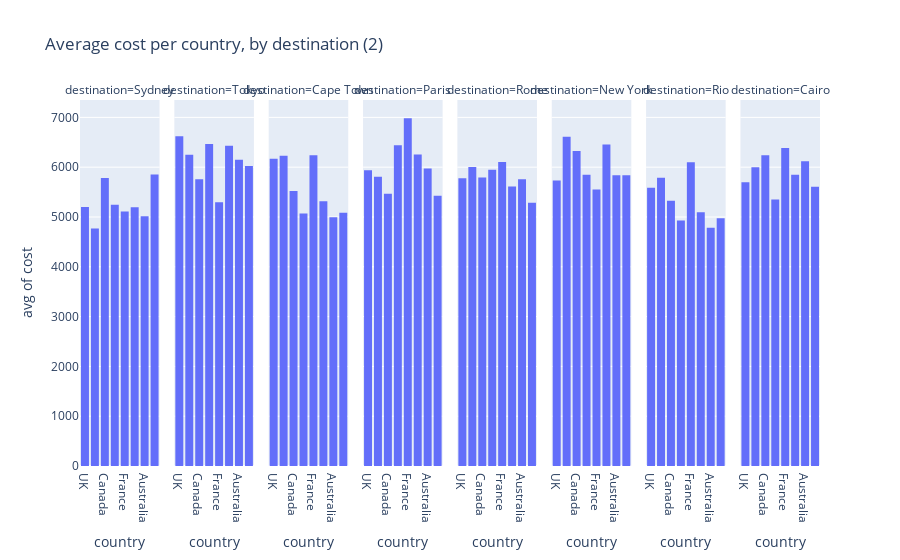

This figure's notebook cell:
### Code cell
px.histogram(travel_dataset, x="country", y="cost", histfunc="avg", title="Average cost per country, by destination (2)", facet_col="destination")

### Figure 1 — Plotly figure (JSON) as saved in the notebook; plotly's stock layout.template omitted (floating-point values rounded to 4 significant figures; data arrays with more than 128 entries replaced by an {"elided": "..."} marker saying what was removed)
{"data": [{"bingroup": "x", "histfunc": "avg", "hovertemplate": "destination=Sydney<br>country=%{x}<br>avg of cost=%{y}<extra></extra>", "legendgroup": "", "marker": {"color": "#636efa", "pattern": {"shape": ""}}, "name": "", "orientation": "v", "showlegend": false, "type": "histogram", "x": {"elided": "1275 str values"}, "xaxis": "x", "y": {"elided": "1275 float values"}, "yaxis": "y"}, {"bingroup": "x", "histfunc": "avg", "hovertemplate": "destination=Tokyo<br>country=%{x}<br>avg of cost=%{y}<extra></extra>", "legendgroup": "", "marker": {"color": "#636efa", "pattern": {"shape": ""}}, "name": "", "orientation": "v", "showlegend": false, "type": "histogram", "x": {"elided": "1252 str values"}, "xaxis": "x2", "y": {"elided": "1252 float values"}, "yaxis": "y2"}, {"bingroup": "x", "histfunc": "avg", "hovertemplate": "destination=Cape Town<br>country=%{x}<br>avg of cost=%{y}<extra></extra>", "legendgroup": "", "marker": {"color": "#636efa", "pattern": {"shape": ""}}, "name": "", "orientation": "v", "showlegend": false, "type": "histogram", "x": {"elided": "1224 str values"}, "xaxis": "x3", "y": {"elided": "1224 float values"}, "yaxis": "y3"}, {"bingroup": "x", "histfunc": "avg", "hovertemplate": "destination=Paris<br>country=%{x}<br>avg of cost=%{y}<extra></extra>", "legendgroup": "", "marker": {"color": "#636efa", "pattern": {"shape": ""}}, "name": "", "orientation": "v", "showlegend": false, "type": "histogram", "x": {"elided": "1259 str values"}, "xaxis": "x4", "y": {"elided": "1259 float values"}, "yaxis": "y4"}, {"bingroup": "x", "histfunc": "avg", "hovertemplate": "destination=Rome<br>country=%{x}<br>avg of cost=%{y}<extra></extra>", "legendgroup": "", "marker": {"color": "#636efa", "pattern": {"shape": ""}}, "name": "", "orientation": "v", "showlegend": false, "type": "histogram", "x": {"elided": "1197 str values"}, "xaxis": "x5", "y": {"elided": "1197 float values"}, "yaxis": "y5"}, {"bingroup": "x", "histfunc": "avg", "hovertemplate": "destination=New York<br>country=%{x}<br>avg of cost=%{y}<extra></extra>", "legendgroup": "", "marker": {"color": "#636efa", "pattern": {"shape": ""}}, "name": "", "orientation": "v", "showlegend": false, "type": "histogram", "x": {"elided": "1229 str values"}, "xaxis": "x6", "y": {"elided": "1229 float values"}, "yaxis": "y6"}, {"bingroup": "x", "histfunc": "avg", "hovertemplate": "destination=Rio<br>country=%{x}<br>avg of cost=%{y}<extra></extra>", "legendgroup": "", "marker": {"color": "#636efa", "pattern": {"shape": ""}}, "name": "", "orientation": "v", "showlegend": false, "type": "histogram", "x": {"elided": "1293 str values"}, "xaxis": "x7", "y": {"elided": "1293 float values"}, "yaxis": "y7"}, {"bingroup": "x", "histfunc": "avg", "hovertemplate": "destination=Cairo<br>country=%{x}<br>avg of cost=%{y}<extra></extra>", "legendgroup": "", "marker": {"color": "#636efa", "pattern": {"shape": ""}}, "name": "", "orientation": "v", "showlegend": false, "type": "histogram", "x": {"elided": "1271 str values"}, "xaxis": "x8", "y": {"elided": "1271 float values"}, "yaxis": "y8"}], "layout": {"annotations": [{"font": {}, "showarrow": false, "text": "destination=Sydney", "x": 0.05375, "xanchor": "center", "xref": "paper", "y": 1, "yanchor": "bottom", "yref": "paper"}, {"font": {}, "showarrow": false, "text": "destination=Tokyo", "x": 0.1812, "xanchor": "center", "xref": "paper", "y": 1, "yanchor": "bottom", "yref": "paper"}, {"font": {}, "showarrow": false, "text": "destination=Cape Town", "x": 0.3087, "xanchor": "center", "xref": "paper", "y": 1, "yanchor": "bottom", "yref": "paper"}, {"font": {}, "showarrow": false, "text": "destination=Paris", "x": 0.4363, "xanchor": "center", "xref": "paper", "y": 1, "yanchor": "bottom", "yref": "paper"}, {"font": {}, "showarrow": false, "text": "destination=Rome", "x": 0.5637, "xanchor": "center", "xref": "paper", "y": 1, "yanchor": "bottom", "yref": "paper"}, {"font": {}, "showarrow": false, "text": "destination=New York", "x": 0.6912, "xanchor": "center", "xref": "paper", "y": 1, "yanchor": "bottom", "yref": "paper"}, {"font": {}, "showarrow": false, "text": "destination=Rio", "x": 0.8188, "xanchor": "center", "xref": "paper", "y": 1, "yanchor": "bottom", "yref": "paper"}, {"font": {}, "showarrow": false, "text": "destination=Cairo", "x": 0.9463, "xanchor": "center", "xref": "paper", "y": 1, "yanchor": "bottom", "yref": "paper"}], "barmode": "relative", "legend": {"tracegroupgap": 0}, "title": {"text": "Average cost per country, by destination (2)"}, "xaxis": {"anchor": "y", "domain": [0, 0.1075], "title": {"text": "country"}}, "xaxis2": {"anchor": "y2", "domain": [0.1275, 0.235], "matches": "x", "title": {"text": "country"}}, "xaxis3": {"anchor": "y3", "domain": [0.255, 0.3625], "matches": "x", "title": {"text": "country"}}, "xaxis4": {"anchor": "y4", "domain": [0.3825, 0.49], "matches": "x", "title": {"text": "country"}}, "xaxis5": {"anchor": "y5", "domain": [0.51, 0.6175], "matches": "x", "title": {"text": "country"}}, "xaxis6": {"anchor": "y6", "domain": [0.6375, 0.745], "matches": "x", "title": {"text": "country"}}, "xaxis7": {"anchor": "y7", "domain": [0.765, 0.8725], "matches": "x", "title": {"text": "country"}}, "xaxis8": {"anchor": "y8", "domain": [0.8925, 1], "matches": "x", "title": {"text": "country"}}, "yaxis": {"anchor": "x", "domain": [0, 1], "title": {"text": "avg of cost"}}, "yaxis2": {"anchor": "x2", "domain": [0, 1], "matches": "y", "showticklabels": false}, "yaxis3": {"anchor": "x3", "domain": [0, 1], "matches": "y", "showticklabels": false}, "yaxis4": {"anchor": "x4", "domain": [0, 1], "matches": "y", "showticklabels": false}, "yaxis5": {"anchor": "x5", "domain": [0, 1], "matches": "y", "showticklabels": false}, "yaxis6": {"anchor": "x6", "domain": [0, 1], "matches": "y", "showticklabels": false}, "yaxis7": {"anchor": "x7", "domain": [0, 1], "matches": "y", "showticklabels": false}, "yaxis8": {"anchor": "x8", "domain": [0, 1], "matches": "y", "showticklabels": false}}}
